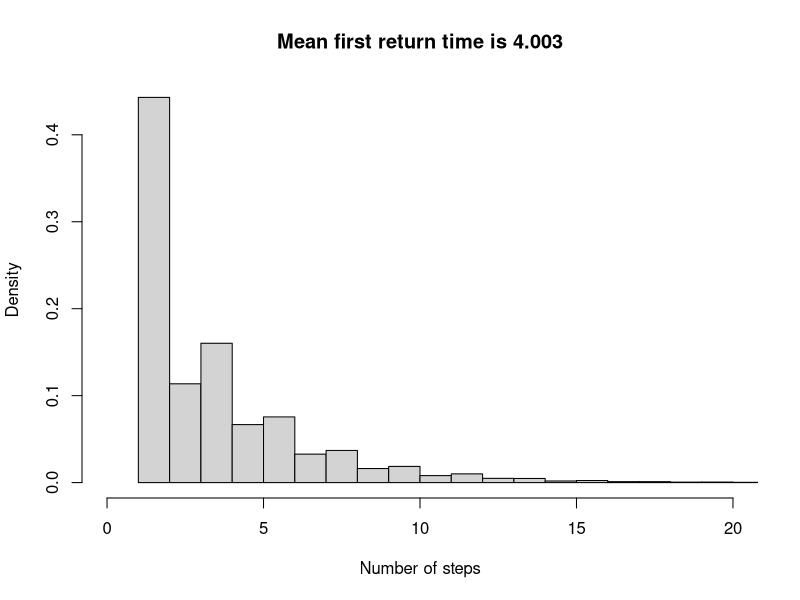

Source code (R):
## ---- chunk 1
library(expm)
P <- matrix(0,5,5)
P[1,] <- c(0,1/3,1/3,1/3,0)
P[2,] <- c(1/3,0,1/3,0,1/3)
P[3,] <- c(1/2,1/2,0,0,0)
P[4,] <- c(1/2,0,0,0,1/2)
P[5,] <- c(0,1/2,0,1/2,0)
rownames(P)<-c('A','B','C','D','E')
colnames(P)<-c('A','B','C','D','E')
P
## ---- chunk 2
P %^% 100
## ---- chunk 3
r <- eigen(t(P))
V<-r$vectors
pibar<-V[,1]/sum(V[,1])
pibar

ans1 <- pibar[1]

ans1
## ---- chunk 4
ans2 <- 1/pibar[1]
ans2
## ---- chunk 5
takestep <- function(x) {
  switch(x,
         sample(c(2,3,4),1), #A
         sample(c(1,3,5),1), #B
         sample(c(1,2),1),   #C
         sample(c(1,5),1),   #D
         sample(c(2,4),1))   #E
}
## ---- chunk 6
waitingtime <- function(vertex) {
  x <- vertex
  for (j in 1:10000) {
    x <- takestep(x)
    ifelse(x==vertex, return(j),-1) # takes steps until hits vertex again
    } }
## ---- chunk 7
nsims <- 100000
sims <- matrix(0,nsims)
for (k in 1:nsims)  sims[k] <- waitingtime(1) # vertex A
hist(sims,(min(sims)-1):(max(sims)+1),freq=FALSE,
     xlab="Number of steps",xlim=c(0,20),
     main=paste("Mean first return time is",mean(sims)))
## ---- chunk 8
Q<-P[2:5,2:5]
Q
M<-solve(diag(4)-Q)
M
ans3<-sum(M[2,])
ans3

## ---- chunk 9
M[2,1]
## ---- chunk 10
P[1,]<-c(1,0,0,0,0)
P[3,]<-c(0,0,1,0,0)
P
P_ac_absorbing_asymptotic<-P %^% 1000
P_ac_absorbing_asymptotic
P_ac_absorbing_asymptotic[2,1]
